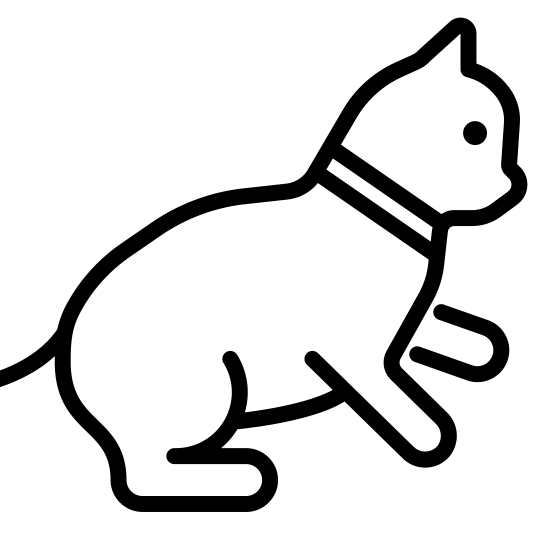
#> input picture Practicas/Practica_01/Punto 3/Transm_E05.png, 1080 x 1080 px, found by its file name (shown at 1/2 size)
$ python 'Espectro Angular.py'
#> lines starting #> are read from the running program, lines starting #| are printed output that depends on the picture
import numpy as np
from PIL import Image
import matplotlib.pyplot as plt
from matplotlib.colors import LogNorm

# ===================================================================
#      Simulación Espectro Angular para un campo U de una imagen
# ===================================================================


# ===================================================================
#                       Cargar la imagen
# ===================================================================

imagen=Image.open(r"Practicas\Practica_01\Punto 3\Transm_E05.png").convert('L')         # Se carga en escala de grises
data=np.sqrt(np.flipud(np.array(imagen)))                                                        # Se convierte en un numpy array y se voltea para que los ejes de pixel del método imshow y espaciales coincidan                                                                                                 # Se calcula o se define el umbral para la binarización
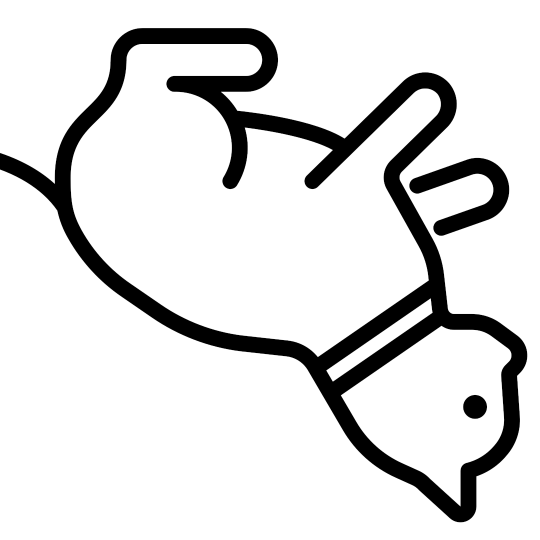
#> data: shape (1080, 1080) float16 (shown at 1/2 size); min 0, max 15.97, mean 13.84; drawn with min black and max white
data_bin=data/np.max(data)                                                   # Se aplica el umbral de binarización

# ===================================================================
#                       Parámetros Físicos
# ===================================================================

Z = 250                              # Distancia de propagación en mm
lam_nm = 633                         # Longitud de onda en nanómetros
lam_mm = lam_nm * 1e-6               # Conversión a milímetros
Lx= 5.8
Ly= 5.8
# ===================================================================
#                        Campo inicial U(x,y,0)
# ===================================================================

aperture = data_bin
U0 = aperture.astype(np.complex128)

def Funcion_de_transferencia(FX,FY,A, d, lam_mm): #Definimos la función de transferencia
    k = (2*np.pi) / lam_mm
    w= 1 - ((lam_mm)**2) * ((FX)**2 + (FY)**2)
    m=1j*d*k*np.sqrt(w.astype(np.complex128))  # Permitimos resultados complejos en la raíz
    return A * np.exp(m)

def Espectro_Angular(Lx,Ly,U0,z,lam_mm):
    # ===================================================================
    #                       Muestreo del campo
    # ===================================================================

    #-----Muestreo Horizontal-------

#> called with Lx = 5.8, Ly = 5.8, U0 = array of shape (1080, 1080), z = 250, lam_mm = 0.000633
    Nx = np.shape(U0)[1]               # número de muestras por eje (es mejor utilizar un numero mayor de muestras para mejorar el muestreo)
#> Nx = 1080
    dx = Lx / Nx                         # paso espacial Δx
#> dx = 0.00537
    dfx = 1 / Lx                         # paso en frecuencia Δfx

    #-----Muestreo Vertical-------

    Ny = np.shape(U0)[0]               # número de muestras por eje (es mejor utilizar un numero mayor de muestras para mejorar el muestreo)
#> Ny = 1080
    dy = Ly / Ny                         # paso espacial Δy
#> dy = 0.00537
    dfy = 1 / Ly                         # paso en frecuencia Δfy

    # ---------- Coordenadas espaciales ----------

    n = np.arange(Nx) - Nx//2            # Contadores
#> n = 1080 values from -540 to 539
    m = np.arange(Ny) - Ny//2
#> m = 1080 values from -540 to 539
    x = n * dx                           # x = Δx * n
#> x = 1080 values from -2.9 to 2.89
    y = m * dy                           # y = Δy * m
#> y = 1080 values from -2.9 to 2.89
    X, Y = np.meshgrid(x, y)

    # ---------- Coordenadas de frecuencia ----------

    p = np.arange(Nx) - Nx//2            #Contadores
    q = np.arange(Ny) - Ny//2
    P,Q=np.meshgrid(p,q)
    fx = p * dfx                         # fx = Δfx * p
    fy = q * dfy                         # fy = Δfy * q
    FX, FY = np.meshgrid(fx, fy)
    # ===================================================================
    #                           A[p,q,0] por FFT
    # ===================================================================

    # Acá solo debemos aplicar la transformada de fourier a la funció U[n,m,0]
    # y multiplicarla por Δx*Δy, ya que segun la simplificacion y el analisis
    # matematicos y fisico llegamos a esa relacion de aplicar FFT, computacionalmente
    # usamos fft2 debido a que estamos trabajando en dos dimensiones
    A0 = np.fft.fft2(U0) * ((dx*dy)) #Cálculo del espectro de entrada
    A0_ = np.fft.fftshift(A0)  # Organizamos el espectro de frecuencias para
                                # que la multiplicación por la función de transferencia
                                # se haga de manera organizada

    # ===================================================================
    #           A[p,q,z] por Función de Transferencia
    # ===================================================================
    Az = Funcion_de_transferencia(FX,FY,A0_,z,lam_mm)  # Propagamos el espectro de entrada y
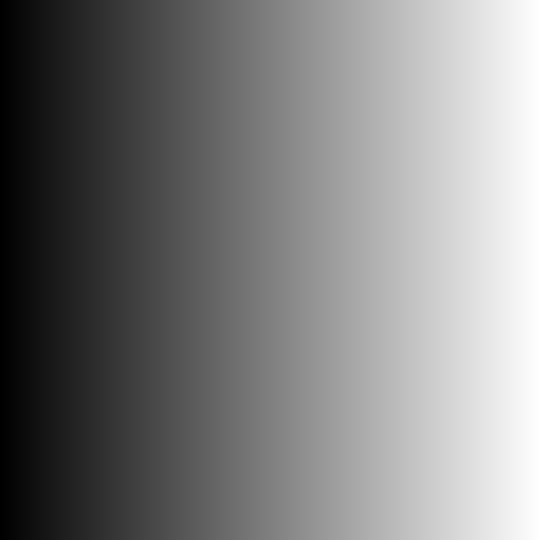
#> FX: shape (1080, 1080) float64 (shown at 1/2 size); min -93.1, max 92.93, mean -0.1; drawn with min black and max white
                                                 # Propagamos el espectro de entrada y
    Az_ = np.fft.fftshift(Az)                      # De-centramos el espectro de frecuencias
                                               # por que la IFFT recibe el espectro "desorganizado"
    # ===================================================================
    #                      U[n,m,z] por IFFT
    # ===================================================================
    # Aca para obtener la funcion del campo a la salida U[n,m,z] debemos pasar
    # del espacio de frecuencias al espacio dimensional por eso utilizamos
    # la transformada inversa de fourier de la funcion del espectro angular
    Uz = (np.fft.ifft2(Az_)) * ((dfx*dfy))

    # ===================================================================
    #                   Re-ordenar el campo U[n,m,z]
    # ===================================================================
    # Por la teoria vista de analisis de muestreo vimos que realmente no estamos calculando
    # el orden correcto de nuestro campo a la salida es decir que este, está en posiciones incorrectas
    # por ende debemos hacer algo para organizarlo, debemos shiftearlo para que ahora sí esté centrado.
    # Usamos fftshift para centrar el campo en el dominio espacial
    return Uz

Uz=Espectro_Angular(Lx,Ly,U0,Z,lam_mm)


# ===================================================================
#                       Intensidad I[x,y,z]
# ===================================================================

I = np.abs(Uz)**2
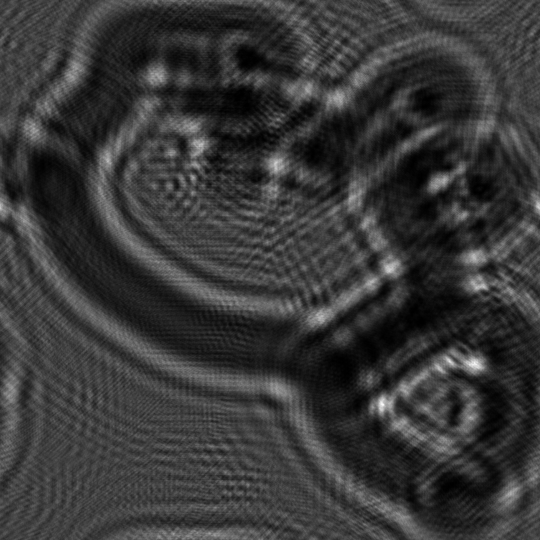
#> I: shape (1080, 1080) float64 (shown at 1/2 size); min 3.1e-17, max 2.87e-12, mean 6.36e-13; drawn with min black and max white
I_norm =I/np.max(I)

# ===================================================================
#                   Visualizar el resultado
# ===================================================================

#"""
extent = [-Lx/2, Lx/2, -Ly/2, Ly/2] #Dominio espacial
fig, (ax1, ax2) = plt.subplots(1, 2, figsize=(12,6))
# Campo de entrada (ax1)
ax1.set_title(f"|$U(x,y,0)|^2$")
ax1.set_xlabel("x (mm)")
ax1.set_ylabel("y (mm)")
im1=ax1.imshow(np.abs(U0)**2,cmap="grey", extent=extent, origin='lower')
# Espectro angular (ax2)
im2 = ax2.imshow(I_norm, cmap="grey", extent=extent, origin='lower',vmin=0, vmax=1)
ax2.set_title(f"|$U(x,y,z)|^2$ z = {Z} mm")
ax2.set_xlabel("x (mm)")
ax2.set_ylabel("y (mm)")
fig.subplots_adjust(left=0.09,right=1.01)
fig.colorbar(im1, ax=[ax1, ax2], label="Intensidad Normalizada")
plt.show()
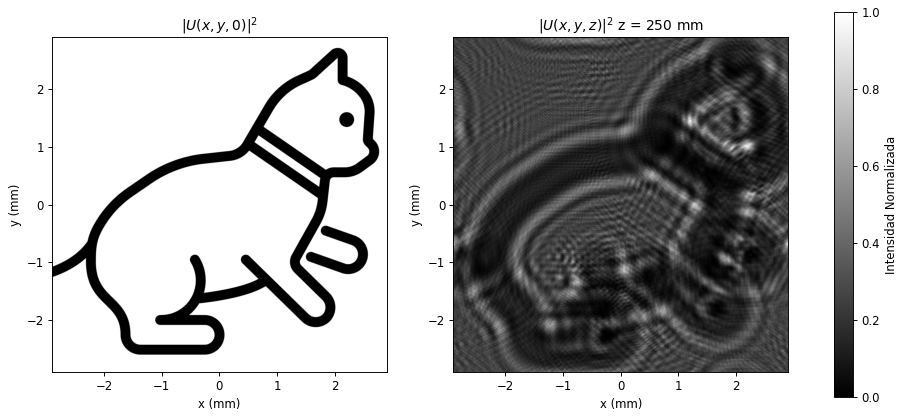
#> figure drawn by matplotlib, 3 panels
#"""


"""
#--------- Para guardar imágenes del plot campo propagado
# Espectro angular (ax2)
plt.imshow(I_norm, cmap="grey", extent=extent, origin='lower',vmin=0, vmax=1)
plt.title(f"|$U(x,y,z)|^2$ z = {z} mm")
plt.xlabel("x (mm)")
plt.ylabel("y (mm)")
plt.savefig(r"Practicas\Practica_01\Punto 3\plots\250mm.png", dpi=300)
"""
#------Para guardar imágenes del campo
"""
matriz_escalada = np.flipud(I_norm * 255)
matriz_uint8 = matriz_escalada.astype(np.uint8)
imagen = Image.fromarray(matriz_uint8)
imagen.save(r"Practicas\Practica_01\Punto 3\imágenes\300mm.png")
"""
